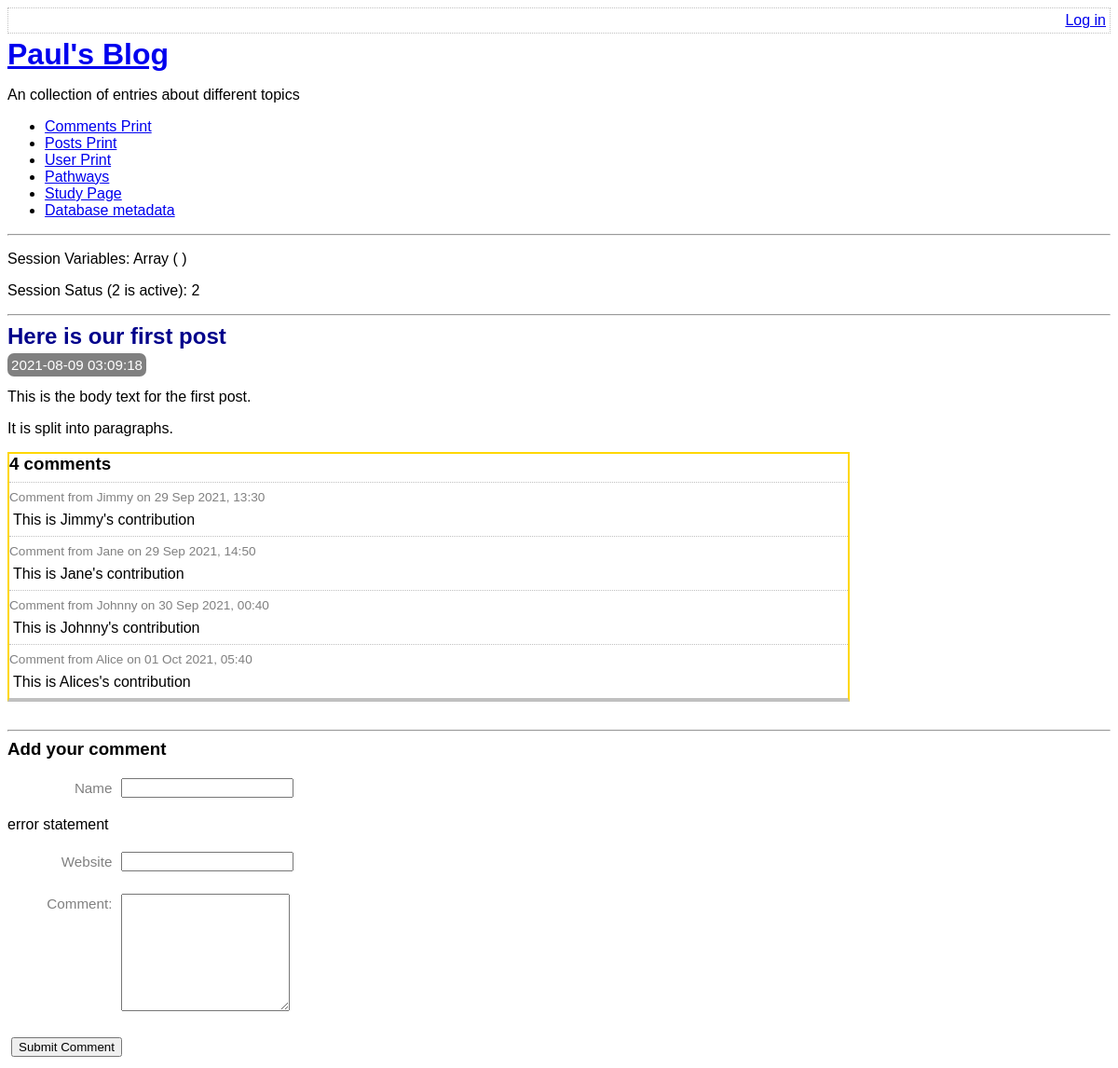
The app's page /view-post.php?post_id=1, older data.
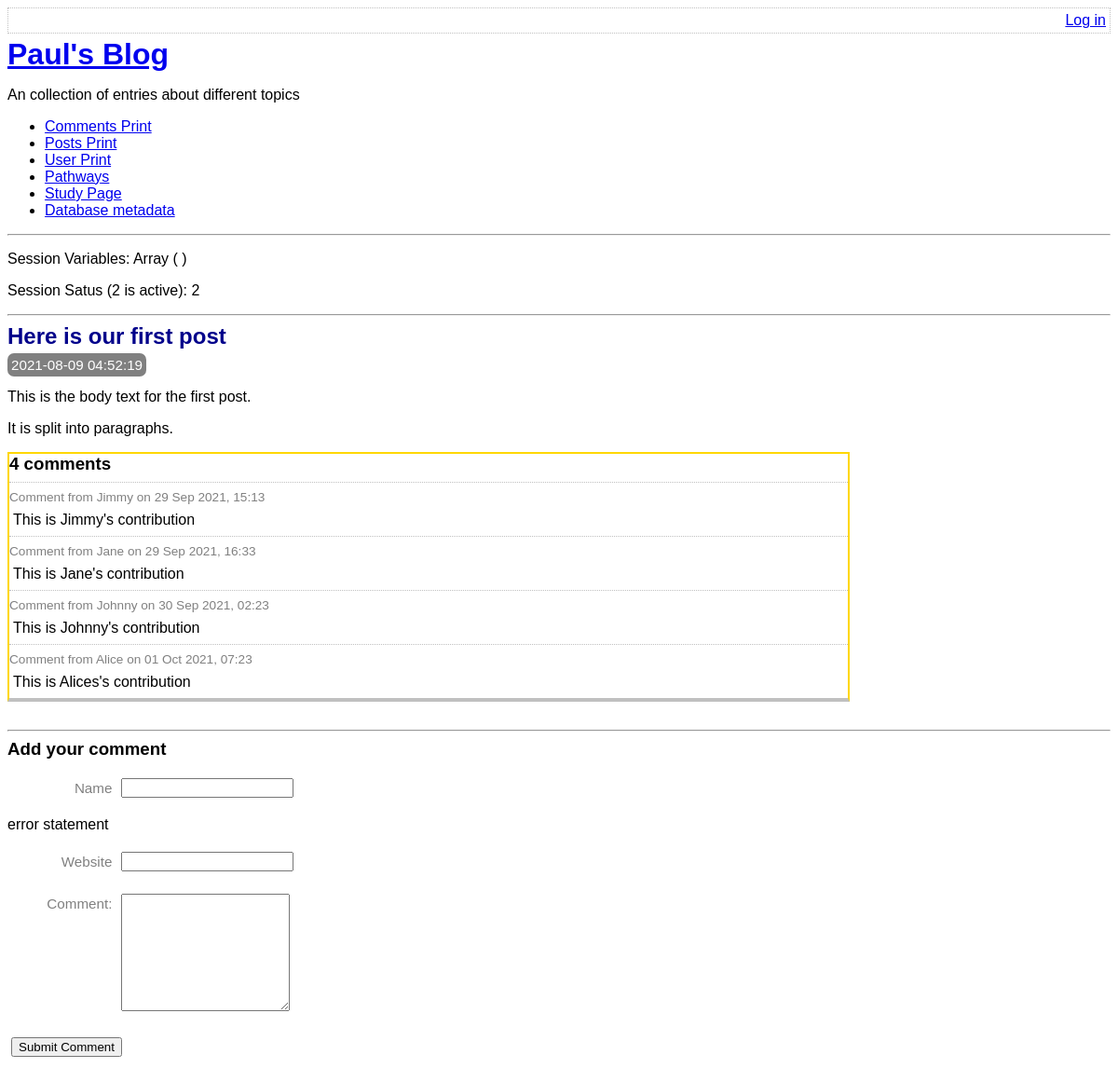
The same page, newer data.
### tables this page shows
CREATE TABLE post(
    id integer primary key autoincrement not null,
    title text not null,
    body text not null,
    user_id integer not null,
    created_at date not null,
    updated_at date,
    foreign key (user_id) references user(id)
);

CREATE TABLE comment(
    id integer primary key autoincrement not null,
    post_id integer not null,
    created_at date not null,
    name text not null,
    website text,
    text text not null,
    foreign key (post_id) references post(id)
);

### lib/view-post-common.php (called while the page is built, shortened)
<?php
function getPostRow(PDO $pdo, $postId){
    $stmt = $pdo -> prepare(
        'select title, created_at , body
        from post
        where id=:id'
    );
    $result = $stmt -> execute(
        array('id' => $postId, )
    );
    $row = $stmt -> fetch(PDO::FETCH_ASSOC);
    return $row;
}

### view-post.php (the view, shortened to what this page needs)
<?php
require_once 'lib/common.php';
require_once 'lib/view-post-common.php';
if ( isset( $_GET['post_id'] ) )
{
  $postId = $_GET['post_id'];
}
else{
  $postId = 0;
}
$pdo = getPDO();
$row = getPostRow($pdo, $postId);
if($_POST){
  $postData = $_POST;
  $commentData = array(
    'name' => $_POST['comment-name'],
    'website' => $_POST['comment-website'],
    'text' => $_POST['comment-text'],
  );
  $errors = addCommentToPost($pdo, $postId, $commentData);
  if(!$errors){
    redirectAndExit('view-post.php?post_id=' . $postId);
  }
}else{
  $commentData = array(
      'name' => '',
      'website' => '',
      'text' => '',
  );
}
?>
<?php
require_once 'templates/boilerplate.php';
?>
<body>
  <?php require 'templates/title.php' ?>
    <div class="post">
      <h2>
        <?php echo htmlEscape($row['title']) ?>
      </h2>
      <div class="date">
        <?php echo $row['created_at'] ?>
      </div>
      <p>
        <?php echo  convertNewLinesToParagraphs($row['body']) ?>
      </p>
    </div>
    <div class="comment-list">
      <h3> <?php echo countCommentsForPost($pdo , $postId) ?> comments</h3>
      <?php foreach (getCommentsForPost($pdo, $postId) as $comment): ?>
        <div class="comment">
          <div class="comment-meta">
            Comment from
            <?php echo htmlEscape($comment['name']) ?> on
            <?php echo convertSQliteDate($comment['created_at']) ?>
          </div>
          <div class="comment-body">
            <?php echo convertNewLinesToParagraphs($comment['text']) ?>
          </div>
        </div>
      <?php endforeach ?>
    </div>
    <hr/>
    <h3> Add your comment </h3>
    <form method="post" class="comment-form user-form">
    <p>
      <label for="comment-name"> Name </label>
      <input type="text" id="comment-name" name="comment-name" value="<?php echo htmlEscape($commentData['name']) ?>"  />
      <p> error statement </p>
    </p>
    <p>
      <label for="comment-website"> Website </label>
      <input type="text" id="comment-website" name="comment-website" value="<?php echo htmlEscape($commentData['website']) ?>" />
      </p>
    <p>
      <label for="comment-text"> Comment: </label>
      <textarea id="comment-text" name="comment-text" rows="8" columns="70" ><?php echo htmlEscape($commentData['text']) ?></textarea>
    </p>
      <input type="submit" value="Submit Comment"/>
    </form>
</body>
</html>

### templates/boilerplate.php (shortened to what this page needs)
<!doctype html>
<html lang="en">
<head>
  <link rel="stylesheet" type="text/css" href="assets/main.css" />
</head>

### templates/title.php
<div class="top-menu">
    <div class="menu-options">
        <?php if(isLoggedIn()): ?>
            <a href='list-posts.php'>All Posts</a>
            <a href='edit-post.php'>Edit Post</a>
            Hello <?php echo htmlEscape(getAuthUser()) ?> , your user id is:  <?php echo htmlEscape( getAuthUserId( getPDO()) ) ?>.
            <a href="log-out.php">Log Out</a>
            <?php else: ?>
            <a href="log-in.php">Log in</a>
        <?php endif ?>
    </div>
</div>
<a href='index.php'><h1>Paul's Blog </h1></a>
    <p>An collection of entries about different topics</p>
    <ul>
        <li><a href="print_table.php?tablename=comment">Comments Print</a>
        <li><a href="print_table.php?tablename=post">Posts Print</a>
        <li><a href="print_table.php?tablename=user">User Print</a>
        <li><a href="pathways.php">Pathways</a>
        <li><a href="study_page.php">Study Page</a>
        <li><a href="db-meta.php">Database metadata</a>
    </ul>
    <hr>
    <?php
if(session_status() === 2){
$sessionVars = print_r($_SESSION, true);
echo '<p> Session Variables: ' . $sessionVars . '</p>';
echo '<p> Session Satus (2 is active): ' . session_status() . '</p>';
}
 ?>
    <hr/>

### lib/common.php (shortened to what this page needs)
<?php
function getRootPath()
{
    return realpath(__DIR__ . '/..');
}
function getDatabasePath()
{
    return getRootPath() . '/data/data.sqlite';
}
function getDsn()
{
    return 'sqlite:' . getDatabasePath();
}
function getPDO()
{
    $pdo = new PDO(getDsn());
    return $pdo;
}
function htmlEscape($html){
    return htmlspecialchars($html, ENT_HTML5, 'UTF-8');
}
function convertNewLinesToParagraphs($text){
    $escaped= htmlEscape($text);
    return '<p>' . str_replace("\n", "</p><p>" , $escaped) . '</p>';
}
function convertSQliteDate($sqlDate){
    $date = DateTime::createFromFormat("Y-m-d H:i:s",$sqlDate);
    return $date -> format('d M Y, H:i');
}
function countCommentsForPost(PDO $pdo, $postId){
    $pdo = getPDO();
    $sql = "
    select count(*) c from comment
    where post_id = :post_id
    ";
    $stmt = $pdo -> prepare($sql);
    $stmt ->execute(
        array('post_id' => $postId, )
    );
    return (int) $stmt -> fetchColumn();
}
function getCommentsForPost(PDO $pdo, $postId){
    $pdo = getPDO();
    $sql = "
    select id, name, text, created_at, website
    from comment
    where post_id = :post_id
    ";
    $stmt = $pdo -> prepare($sql);
    $stmt ->execute(
        array('post_id' => $postId, )
    );
    return $stmt -> fetchAll(PDO::FETCH_ASSOC);
}
function isLoggedIn(){
    return isset($_SESSION['logged-in_username']);
}

### assets/main.css (style rules this page uses)
.top-menu { border: 1px dotted silver; overflow: hidden; padding: 4px; margin-bottom: 4px; }
.menu-options { float: right; }
h1 , h2, h3 { margin-top: 0; margin-bottom: 8px; }
body { font-size: 100%; font-family:sans-serif; }
.post-synopsis h2 , .post h2 { color: darkblue; }
.post .date , .post-synopsis .meta { color:white; background-color: grey; border-radius: 7px; padding: 4px; display: inline; font-size: 0.95em; }
.comment .comment-meta { font-size: 0.85em; color: gray; border-top: 1px dotted silver; padding-top: 8px; }
.comment-body p { margin: 8px 4px; }
.comment-list { border: 2px solid gold; border-bottom: 4px solid silver; margin-bottom: 30px; max-width: 900px; }
.user-form input, .user-form textarea { margin: 4px; }
.user-form label { font-size: 0.95em; margin: 6px; width: 7em; color: gray; float: left; text-align: right; clear: left; }

Row changes from the older to the newer data that the page shows:
changed post "Here is our first post": created_at "2021-08-09 03:09:18" → "2021-08-09 04:52:19"
changed comment "This is Jimmy's contribution": created_at "29 Sep 2021, 13:30" → "29 Sep 2021, 15:13"
changed comment "This is Jane's contribution": created_at "29 Sep 2021, 14:50" → "29 Sep 2021, 16:33"
changed comment "This is Johnny's contribution": created_at "30 Sep 2021, 00:40" → "30 Sep 2021, 02:23"
changed comment "This is Alices's contribution": created_at "01 Oct 2021, 05:40" → "01 Oct 2021, 07:23"
